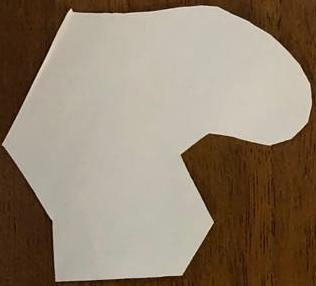
#> input picture MRO_2/shape_2.jpg, 316 x 286 px
$ jupyter execute MRO_2.ipynb
#> lines starting #> are read from the running program, lines starting #| are printed output that depends on the picture; after the words box and inside, x2 and y2 are one past the last pixel; in counts of white or black regions, pixels touching at a corner belong together
[cell 1]
import cv2 as cv
import numpy as np
import matplotlib.pyplot as plt

[cell 2]
print(cv.__version__)

[cell 3]
src = cv.imread(cv.samples.findFile('shape_2.jpg'))
#> src is the input picture: shape (286, 316, 3); mean B, G, R 109.9, 128.6, 144.9

[cell 4]
gray_image = cv.cvtColor(src, cv.COLOR_BGR2GRAY)
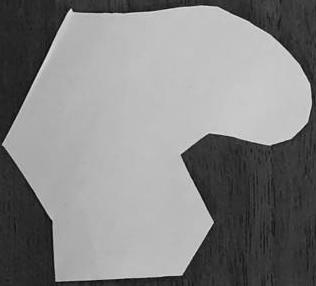
#> gray_image: shape (286, 316); min 3, max 239, mean 131.3
template = np.copy(gray_image)
template[gray_image < 100]=0
template[gray_image >= 100]= 255
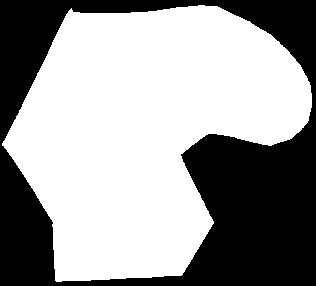
#> template: shape (286, 316); 60.9% white; 1 black region, box (x1, y1, x2, y2) and area: (0, 0, 316, 286) 35298
template = cv.blur(cv.resize(template,(int(template.shape[1]/3),int(template.shape[0]/3))),(3,3))
#> template: shape (95, 105)
plt.imshow(template,cmap='gray')
template_e = cv.Canny(template,100,250)
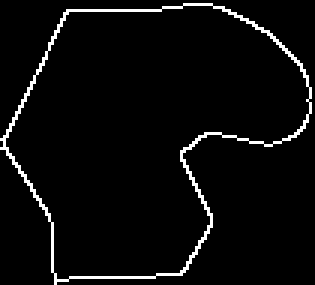
#> template_e: shape (95, 105) (shown 3 times larger); 4% white in thin lines or dots

[cell 5]
def draw_angled_rec(x0, y0, width, height, angle, img):

    _angle = angle * np.pi / 180.0
    b = np.cos(_angle) * 0.5
    a = np.sin(_angle) * 0.5
    pt0 = (int(x0 - a * height - b * width),
           int(y0 + b * height - a * width))
    pt1 = (int(x0 + a * height - b * width),
           int(y0 - b * height - a * width))
    pt2 = (int(2 * x0 - pt0[0]), int(2 * y0 - pt0[1]))
    pt3 = (int(2 * x0 - pt1[0]), int(2 * y0 - pt1[1]))

    cv.line(img, pt0, pt1, (255, 255, 255), 3)
    cv.line(img, pt1, pt2, (255, 255, 255), 3)
    cv.line(img, pt2, pt3, (255, 255, 255), 3)
    cv.line(img, pt3, pt0, (255, 255, 255), 3)

[cell 6]
alg = cv.createGeneralizedHoughGuil()
alg.setTemplate(template)
#Guli
alg.setMinScale(0.8)
alg.setMaxScale(1.2)
alg.setPosThresh(25)
alg.setAngleStep(1)
alg.setAngleEpsilon(5)
alg.setScaleStep(0.1)
alg.setScaleThresh(2700)
alg.setCannyLowThresh(230)
alg.setCannyHighThresh(250)
alg.setAngleThresh(2280)

[cell 7]
img_src = cv.imread('img_2.jpg')
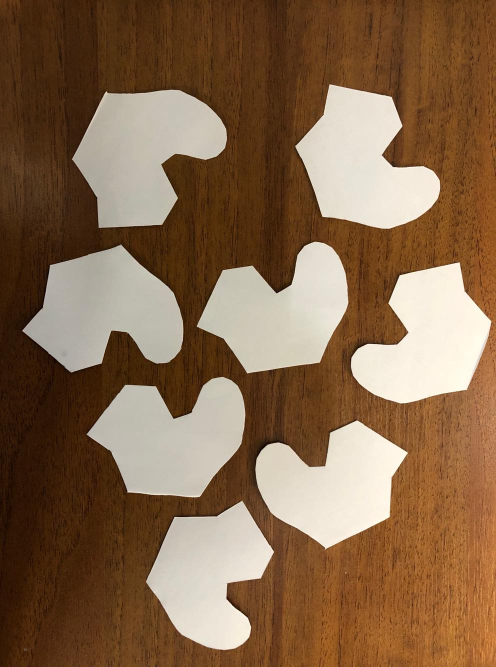
#> input picture MRO_2/img_2.jpg, 992 x 1334 px (shown at 1/2 size)
#> img_src is the input picture: shape (1334, 992, 3); mean B, G, R 76.3, 103.9, 133.9
img_src = cv.resize(img_src,(int(img_src.shape[1]/3),int(img_src.shape[0]/3)))
#> img_src: shape (444, 330, 3)
plt.show()
src_1 = cv.blur(cv.cvtColor(img_src,cv.COLOR_BGR2GRAY),(3,3))
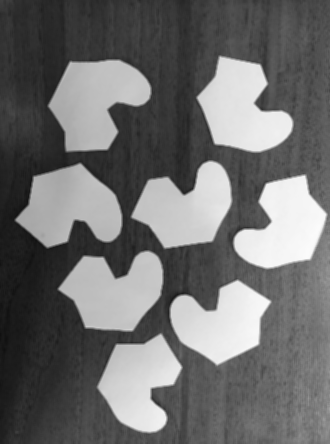
#> src_1: shape (444, 330); min 16, max 251, mean 109.6
edges_1 = cv.Canny(src_1,200,250)
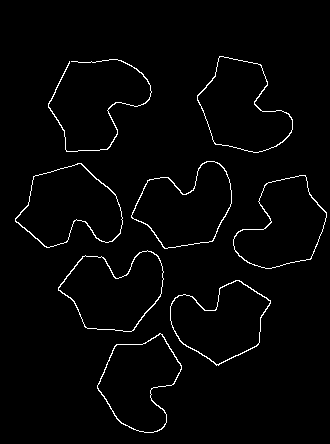
#> edges_1: shape (444, 330); 2.1% white in thin lines or dots, all inside (x1, y1, x2, y2) = (15, 56, 327, 433)
fig,ax = plt.subplots(figsize=(20,20))
ax.imshow(edges_1)

[cell 8]
(x,y) = alg.detect(src_1)
#> x = [[220, 318, 0.9, 215], [97, 99, 0.9, 359], [99, 104, 1, 359], [100, 105, 1, 359]]; y = [[52, 2704, 4127], [37, 3172, 2645], [45, 3707, 2645], [35, 3707, 2645]]
print(x)
#| [[[220.  318.    0.9 215. ]
#|   [ 97.   99.    0.9 359. ]
#|   [ 99.  104.    1.  359. ]
#|   [100.  105.    1.  359. ]]]
print(y)
#| [[[  52 2704 4127]
#|   [  37 3172 2645]
#|   [  45 3707 2645]
#|   [  35 3707 2645]]]

[cell 9]
x.shape
#> Out = (1, 4, 4)

[cell 10]
x=x[0]
for v in x:
    b = int(template.shape[0] * v[2])
    a = int(template.shape[1] * v[2])
    draw_angled_rec(v[0],v[1],a,b,v[3],edges_1)
#> this loop made 4 passes
#> (v, pt0 in draw_angled_rec, pt1 in draw_angled_rec, pt2 in draw_angled_rec, pt3 in draw_angled_rec) on passes 1 to 4: ([220, 318, 0.9, 215], (282, 310), (234, 379), (158, 326), (206, 257)), ([97, 99, 0.9, 359], (50, 142), (49, 57), (144, 56), (145, 141)), ([99, 104, 1, 359], (47, 152), (45, 57), (151, 56), (153, 151)), ([100, 105, 1, 359], (48, 153), (46, 58), (152, 57), (154, 152))

[cell 11]
fig,ax = plt.subplots(figsize=(20,20))
ax.imshow(edges_1,cmap='gray')
plt.show()

* Uchwycenie wyszyskich kształków jest bardzo trudne
* Możemy zauważyć ze jeden kształt zostaje wykryty wiele razy
* Najtrudniej jest wykryć dobrą skalę obiektu

[cell 12]
img_src_2 = cv.imread('img_3.jpg')
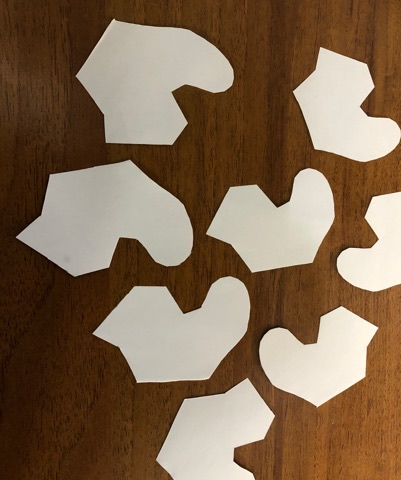
#> input picture MRO_2/img_3.jpg, 401 x 480 px
#> img_src_2 is the input picture: shape (480, 401, 3); mean B, G, R 80.9, 105.2, 129.9
img_src_2 = cv.resize(img_src_2,(int(img_src_2.shape[1]/2),int(img_src_2.shape[0]/2)))
#> img_src_2: shape (240, 200, 3)
plt.show()
src_2 = cv.blur(cv.cvtColor(img_src_2,cv.COLOR_BGR2GRAY),(3,3))
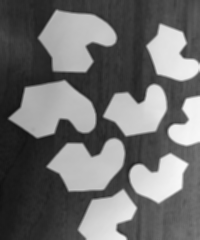
#> src_2: shape (240, 200); min 17, max 247, mean 109.7
edges_2 = cv.Canny(src_2,200,250)
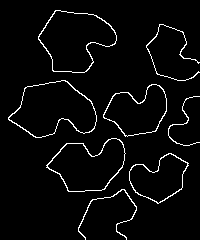
#> edges_2: shape (240, 200); 3.8% white in thin lines or dots
fig,ax = plt.subplots(figsize=(20,20))
ax.imshow(edges_2)

Wprowadzona modyfikacja to przekrzywienie zdjęcia tak aby przypominało zrobione `z boku`

[cell 13]
(x,y) = alg.detect(src_2)
#> x = None; y = None
print(x)
#| None
print(y)
#| None

Przy ustawieniach z nieprzekształconego obrazy transformata nie jest w stanie wykryć rzadnego kształtu

[cell 14]
alg = cv.createGeneralizedHoughGuil()
alg.setTemplate(template)
#Guli
alg.setMinScale(0.8)
alg.setMaxScale(1.2)
alg.setPosThresh(20)
alg.setAngleStep(1)
alg.setAngleEpsilon(5)
alg.setScaleStep(0.1)
alg.setScaleThresh(300)
alg.setCannyLowThresh(230)
alg.setCannyHighThresh(250)
alg.setAngleThresh(1200)

[cell 15]
(x,y) = alg.detect(src_2)
#> x = [[74, 49, 0.8, 7], [75, 56, 0.9, 7], [137, 188, 1, 28], [139, 194, 1.1, 28], [151, 142, 1.1, 269]]; y = [[40, 376, 1204], [28, 568, 1204], [25, 800, 1799], [31, 1068, 1799], [25, 767, 1801]]
print(x)
#| [[[ 74.   49.    0.8   7. ]
#|   [ 75.   56.    0.9   7. ]
#|   [137.  188.    1.   28. ]
#|   [139.  194.    1.1  28. ]
#|   [151.  142.    1.1 269. ]]]
print(y)
#| [[[  40  376 1204]
#|   [  28  568 1204]
#|   [  25  800 1799]
#|   [  31 1068 1799]
#|   [  25  767 1801]]]

[cell 16]
x=x[0]
for v in x:
    b = int(template.shape[0] * v[2] * (edges_2.shape[0]/edges_1.shape[0]))
    a = int(template.shape[1] * v[2] * (edges_2.shape[1]/edges_1.shape[1]))
    draw_angled_rec(v[0],v[1],a,b,v[3],edges_2)
#> this loop made 5 passes
#> (v, pt0 in draw_angled_rec, pt1 in draw_angled_rec, pt2 in draw_angled_rec, pt3 in draw_angled_rec) on passes 1 to 5: ([74, 49, 0.8, 7], (46, 66), (51, 25), (102, 32), (97, 73)), ([75, 56, 0.9, 7], (43, 75), (49, 29), (107, 37), (101, 83)), ([137, 188, 1, 28], (97, 195), (121, 150), (177, 181), (153, 226)), ([139, 194, 1.1, 28], (94, 202), (121, 152), (184, 186), (157, 236)), ([151, 142, 1.1, 269], (179, 176), (123, 177), (123, 108), (179, 107))

[cell 17]
fig,ax = plt.subplots(figsize=(20,20))
ax.imshow(edges_2,cmap='gray')
plt.show()
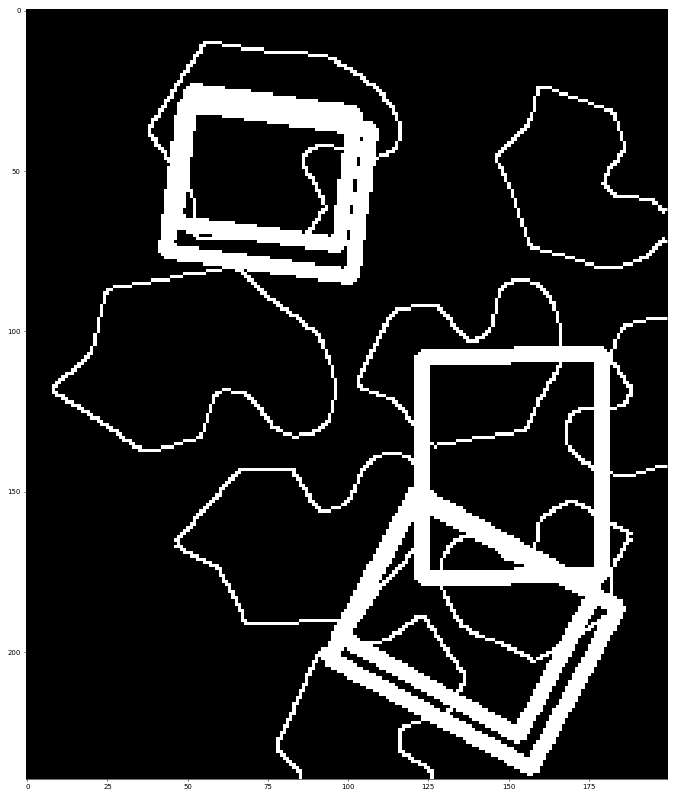
#> figure drawn by matplotlib, 1 panel
